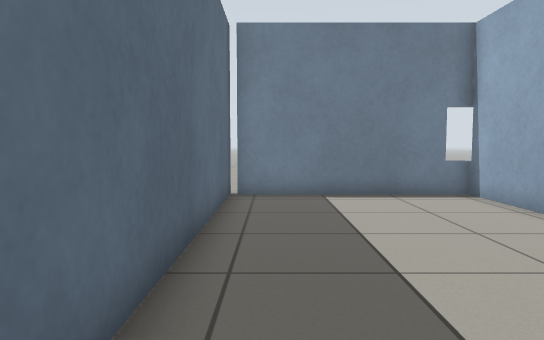
[1] (above)

12 first-person views from a walk through a world built for the Gazebo simulator. The camera is 0.77 m above the floor, tilts 4° down and sees 70° across. The floor is counted in squares, 0.5 m on a side. Each view is taken from the middle of a square. On the plan, view 1 faces up. The plan holds only what a view shows up to about 17 squares ahead; the rest is blank. The robots in the file are not drawn.

[2]
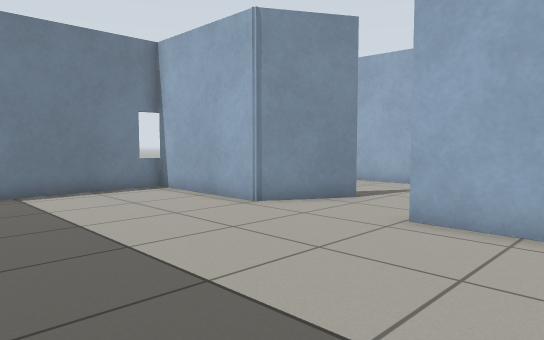

[3]
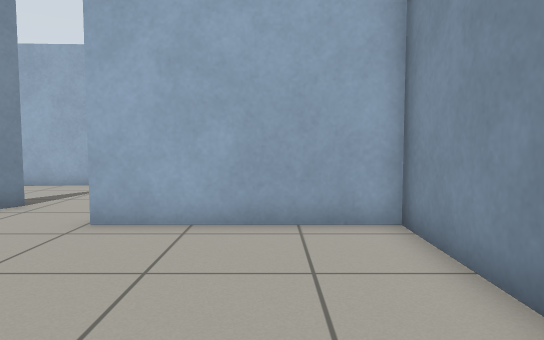

[4]
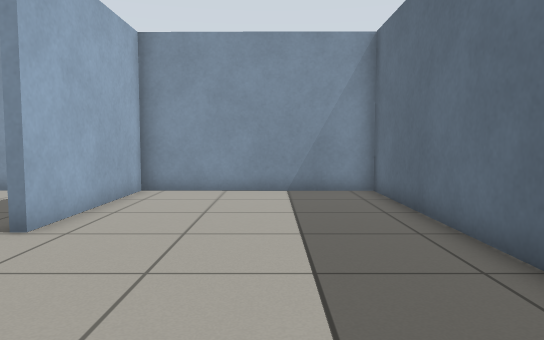

[5]
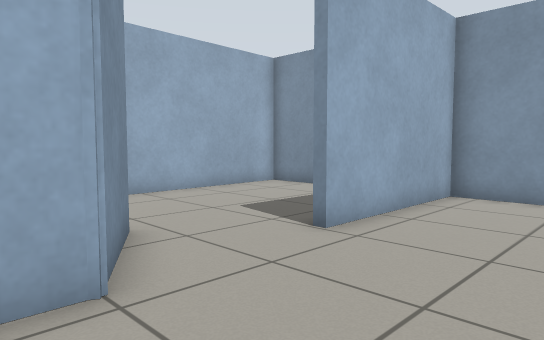

[6]
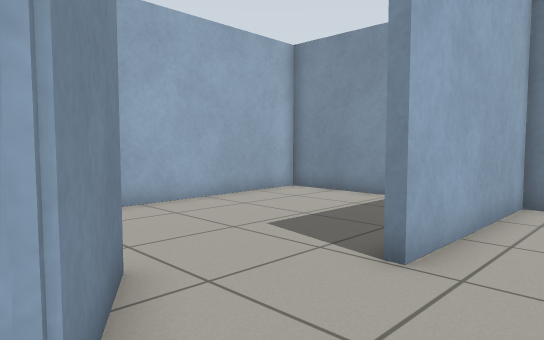

[7]
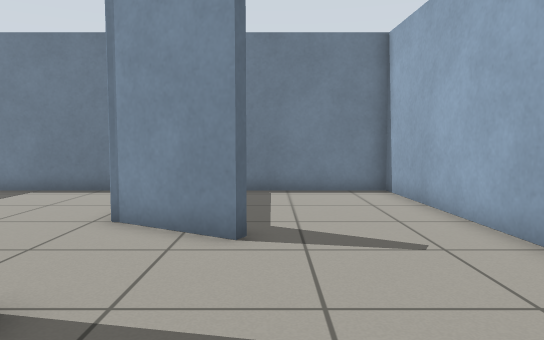

[8]
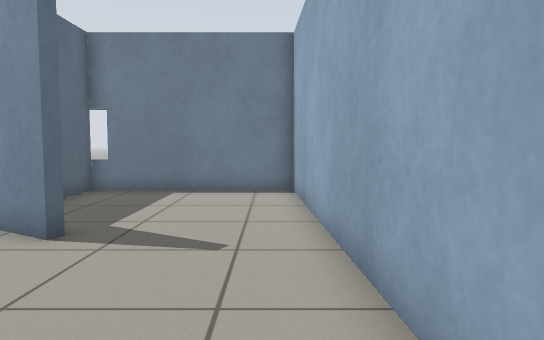

[9]
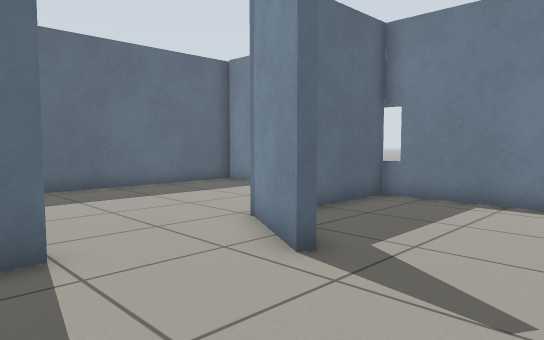

[10]
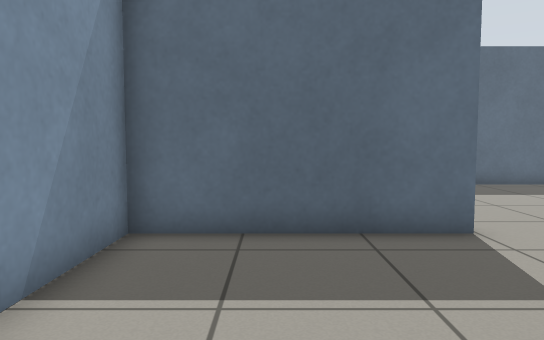

[11]
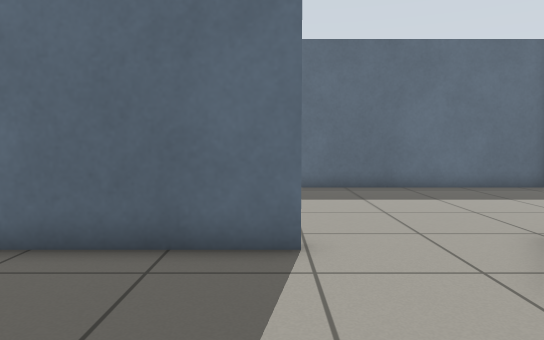

[12]
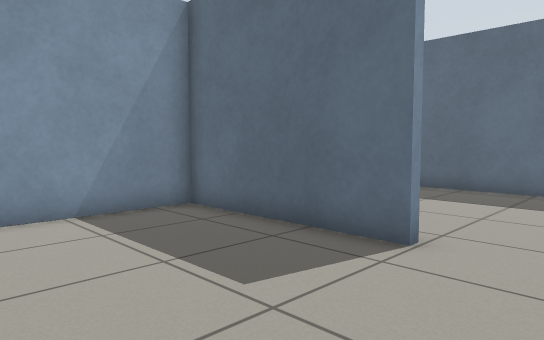

### Floor plan
Ten units are one square. View 1 is at (0, 0); x grows to the right and y downward. Boxes are objects, and circles mark ways between rooms. Rooms are numbered by the first view taken in them; rooms with no view inside come last. Other rooms are left out.
<svg viewBox="-18 -125 157 165">
<path fill="none" stroke="#000" d="M59 -65 59 -115 -11 -115M-13 -119 -13 34 62 34 62 -24M86 -54 84 -51 59 -65M62 -24 65 -24 65 34 134 35 127 -115 62 -115 62 -82"/>
<circle cx="60" cy="-40" r="3" fill="#2a7"/>
<text x="20" y="-40">1</text>
<text x="100" y="-40">2</text>
</svg>
Room 1 opens to room 2.

Where each view was taken, in squares from view 1:
view 1: 0 up, 0 right, facing up
view 2: 1 down, 1 left, facing up-right
view 3: 1 down, 1 left, facing right
view 4: 9 up, 2 right, facing down
view 5: 8 up, 2 right, facing down-right
view 6: 7 up, 4 right, facing down-right
view 7: 1 down, 9 right, facing up
view 8: 1 down, 12 right, facing up
view 9: 1 up, 12 right, facing up-left
view 10: 1 down, 13 right, facing left
view 11: 2 up, 12 right, facing left
view 12: 5 up, 12 right, facing down-left
